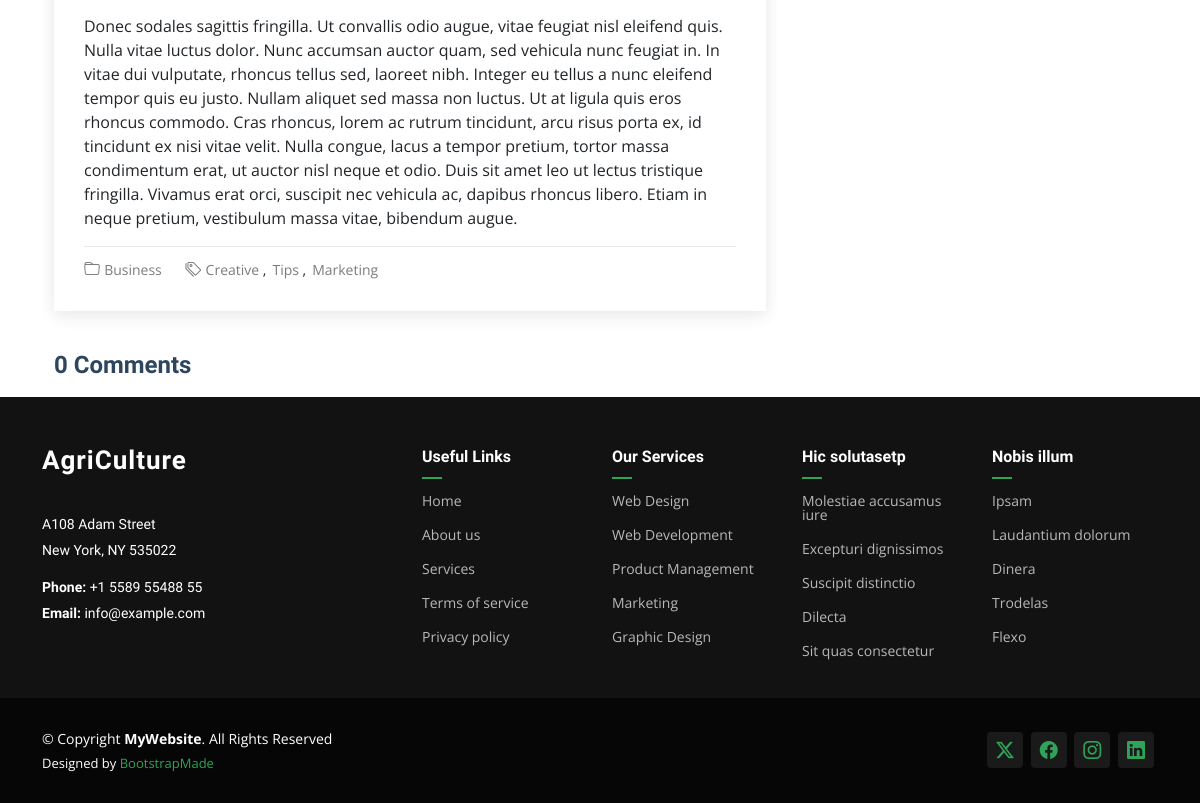
The app's page /blog/1/ (lower part), older data.
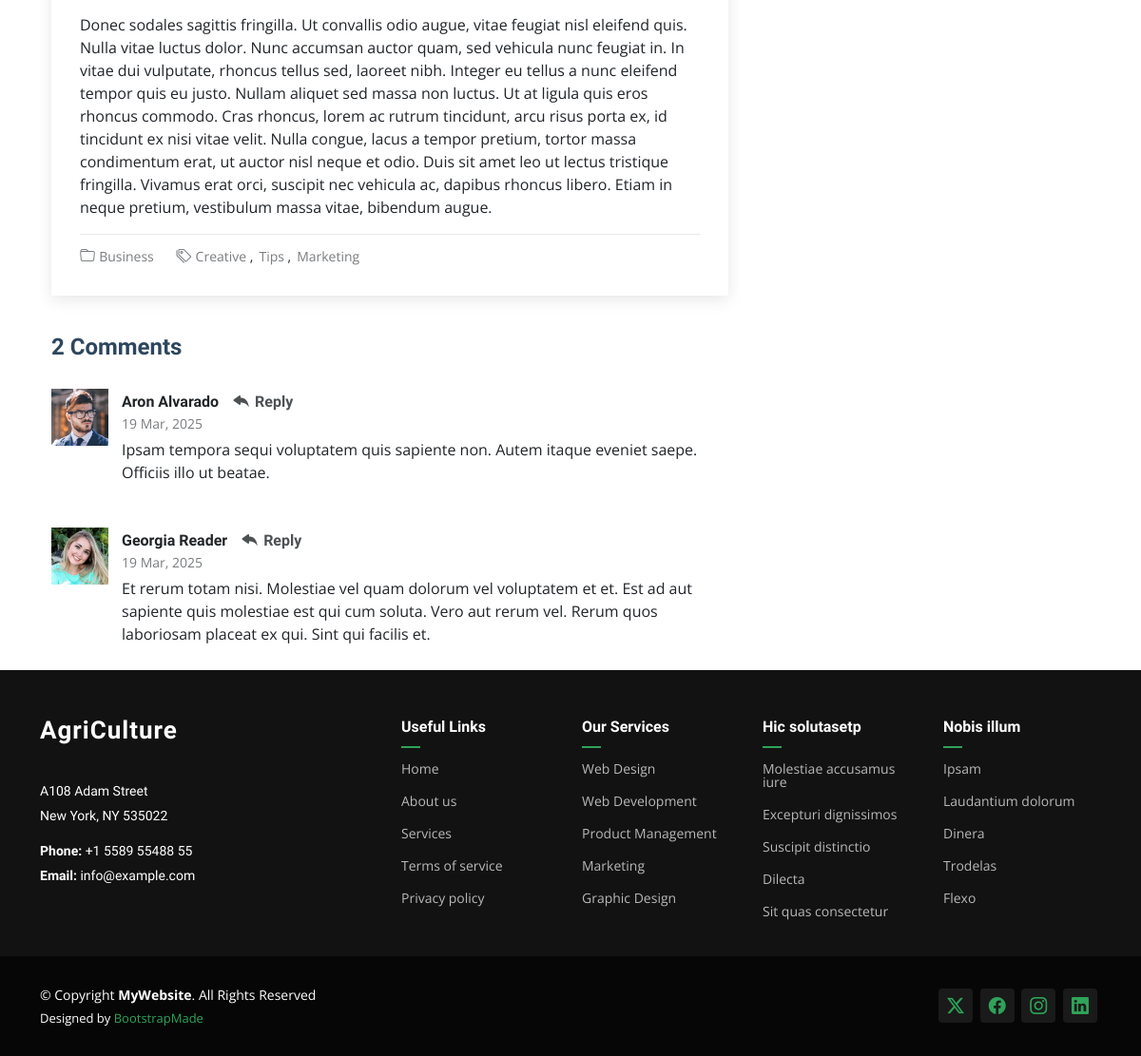
The same page, newer data.
### comments/models.py (models this page shows, shortened)
class Comment(models.Model):
    post = models.ForeignKey(Post, on_delete=models.CASCADE, related_name="comments")
    author = models.ForeignKey(User, on_delete=models.CASCADE)
    content = models.TextField(max_length=500)
    created = models.DateTimeField(auto_now_add=True)
    class Meta:
        ordering = ['-created']

### registration/models.py (models this page shows, shortened)
class Profile(models.Model):
    user = models.OneToOneField(User, on_delete=models.CASCADE)
    profile_photo = models.ImageField(upload_to='profiles', null=True, blank=True)
    bio = models.TextField(null=True, blank=True)
    occupation = models.CharField(max_length=200, null=True, blank=True)
    facebook = models.URLField(max_length=200, null=True, blank=True)
    instagram = models.URLField(max_length=200, null=True, blank=True)
    linkedin = models.URLField(max_length=200, null=True, blank=True)
    twitter = models.URLField(max_length=200, null=True, blank=True)

### blog/views.py (the view)
# urls.py: path('<int:pk>/', PostDetailView.as_view(), name='post-detail'),
class PostDetailView(DetailView):
    model = Post
    template_name = "blog/post_detail.html"
    context_object_name = 'post'
    def get_queryset(self):
        queryset = super().get_queryset()
        return queryset
    def get_context_data(self, **kwargs):
        context = super().get_context_data(**kwargs)
        post = self.get_object()
        context["comments"] = post.comments.all()
        context["comments_count"] = post.comments.count()
        return context

### blog/context_processors.py (called while the page is built)
def user_posts(request):
    if request.user.is_authenticated:
        posts = Post.objects.filter(author=request.user).order_by("-created_at", "-id")  # Posts del usuario logueado
    else:
        posts = None  # No hay usuario autenticado
    return {"user_posts": posts}

### blog/models.py (called while the page is built)
    def formatted_content(self):
        paragraphs = re.split(r'\n+', self.content.strip())  # Divide el contenido en párrafos
        if not paragraphs:
            return ""  # Si no hay contenido, retorna vacío
        first_two = "".join(f"<p>{p}</p>" for p in paragraphs[:3])  # Primeros 2 párrafos
        blockquote = f"<blockquote><p>{self.relevant_text}</p></blockquote>" if self.relevant_text else ""
        subtitle = f'<h3 style="text-align:left">{ self.subtitle }</h3>'
        remaining = "".join(f"<p>{p}</p>" for p in paragraphs[2:])  # Resto de los párrafos
        return first_two + blockquote + subtitle + remaining  # Concatenar todo

### core/templates/blog/post_detail.html (shortened to what this page needs)
{% extends 'partials/base.html' %}
{% load static %}
{% block content %}
  <div class="container">
    <div class="row">
      <div class="col-lg-8">
        <section id="blog-details" class="blog-details section">
          <div class="container">
            <article class="article">
              <div class="content">
                {{ post.formatted_content|safe }}
              </div>
              <div class="meta-bottom">
                <i class="bi bi-folder"></i>
                <ul class="cats">
                  <li><a href="#">Business</a></li>
                </ul>
                <i class="bi bi-tags"></i>
                <ul class="tags">
                  <li><a href="#">Creative</a></li>
                  <li><a href="#">Tips</a></li>
                  <li><a href="#">Marketing</a></li>
                </ul>
              </div>
            </article>
          </div>
        </section>
        <section id="blog-comments" class="blog-comments section">
          <div class="container">
            <h4 class="comments-count">{{comments_count}} Comments</h4>
            {% for comment in  comments %}
              <div id="comment-{{comment.id}}" class="comment">
                <div class="d-flex">
                  <div class="comment-img"><img src="{{ comment.author.profile.profile_photo.url }}" alt=""></div>
                  <div>
                    <h5><a href="">{{ comment.author.first_name }} {{ comment.author.last_name  }}</a> <a href="#" class="reply"><i class="bi bi-reply-fill"></i> Reply</a></h5>
                    <time datetime="{{ comment.created|date:'Y-m-d' }}">{{ comment.created|date:'d M, Y' }}</time>
                    <p>
                      {{comment.content}}
                    </p>
                  </div>
                </div>
              </div>
            {% endfor %}
          </div>
        </section>
      </div>
      <div class="col-lg-4 sidebar">
      </div>
    </div>
  </div>
{% endblock %}

Row changes from the older to the newer data that the page shows:
added Comment: author.profile.profile_photo (picture), author.first_name "Aron", author.last_name "Alvarado", created "19 Mar, 2025", content "Ipsam tempora sequi voluptatem quis sapiente non. Autem itaque eveniet saepe. Officiis illo ut beatae."
added Comment: author.profile.profile_photo (picture), author.first_name "Georgia", author.last_name "Reader", created "19 Mar, 2025", content "Et rerum totam nisi. Molestiae vel quam dolorum vel voluptatem et et. Est ad aut sapiente quis molestiae est qui cum soluta. Vero aut rerum vel. Rerum quos laboriosam placeat ex qui. Sint qui facilis et."
Text that changed along with them:
{{ comments_count }}: "0" → "2"
